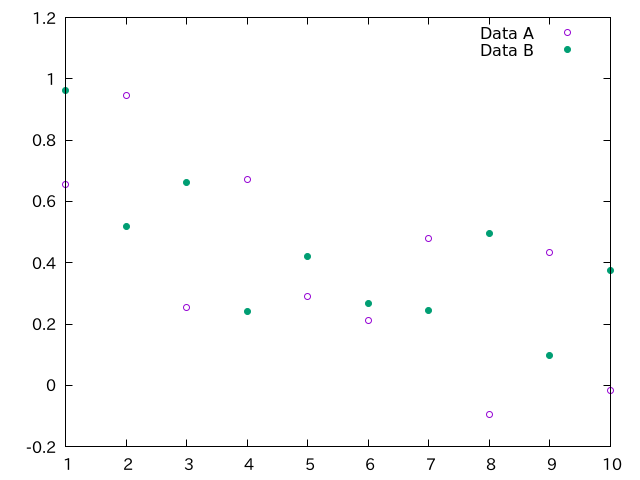

The gnuplot source for this figure:
set term pngcairo
set output "exp_noise.png"
set yrange [-0.2:1.2]

p "exp3.dat" u 1:2 pt 6 t "Data A"\
, "exp3.dat" u 1:3 pt 7 t "Data B"

set output "exp_noise2.png"

set samples 10000
p "exp3.dat" u 1:2 pt 6 t "Data A"\
, "exp3.dat" u 1:3 pt 7 t "Data B"\
, exp(-0.2*x) + 0.3*sin(x*10) lt 1 lc 0 t ""

